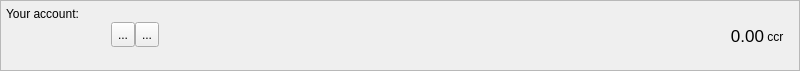
<?xml version="1.0" encoding="UTF-8"?>
<ui version="4.0">
 <class>AccountFrame</class>
 <widget class="QFrame" name="AccountFrame">
  <property name="geometry">
   <rect>
    <x>0</x>
    <y>0</y>
    <width>800</width>
    <height>71</height>
   </rect>
  </property>
  <property name="minimumSize">
   <size>
    <width>0</width>
    <height>70</height>
   </size>
  </property>
  <property name="maximumSize">
   <size>
    <width>16777215</width>
    <height>71</height>
   </size>
  </property>
  <property name="windowTitle">
   <string>Frame</string>
  </property>
  <property name="frameShape">
   <enum>QFrame::StyledPanel</enum>
  </property>
  <property name="frameShadow">
   <enum>QFrame::Plain</enum>
  </property>
  <layout class="QHBoxLayout" name="horizontalLayout_3">
   <property name="spacing">
    <number>0</number>
   </property>
   <property name="leftMargin">
    <number>5</number>
   </property>
   <property name="topMargin">
    <number>0</number>
   </property>
   <property name="rightMargin">
    <number>5</number>
   </property>
   <property name="bottomMargin">
    <number>0</number>
   </property>
   <item>
    <layout class="QVBoxLayout" name="verticalLayout_3">
     <property name="spacing">
      <number>1</number>
     </property>
     <property name="leftMargin">
      <number>0</number>
     </property>
     <property name="rightMargin">
      <number>0</number>
     </property>
     <item>
      <widget class="QLabel" name="label">
       <property name="minimumSize">
        <size>
         <width>0</width>
         <height>20</height>
        </size>
       </property>
       <property name="maximumSize">
        <size>
         <width>16777215</width>
         <height>20</height>
        </size>
       </property>
       <property name="text">
        <string>Your account:</string>
       </property>
       <property name="alignment">
        <set>Qt::AlignBottom|Qt::AlignLeading|Qt::AlignLeft</set>
       </property>
       <property name="margin">
        <number>0</number>
       </property>
       <property name="indent">
        <number>0</number>
       </property>
      </widget>
     </item>
     <item>
      <layout class="QHBoxLayout" name="horizontalLayout">
       <property name="spacing">
        <number>0</number>
       </property>
       <property name="bottomMargin">
        <number>0</number>
       </property>
       <item>
        <widget class="QLabel" name="m_addressLabel">
         <property name="sizePolicy">
          <sizepolicy hsizetype="Minimum" vsizetype="Preferred">
           <horstretch>0</horstretch>
           <verstretch>0</verstretch>
          </sizepolicy>
         </property>
         <property name="minimumSize">
          <size>
           <width>100</width>
           <height>22</height>
          </size>
         </property>
         <property name="maximumSize">
          <size>
           <width>16777215</width>
           <height>22</height>
          </size>
         </property>
         <property name="baseSize">
          <size>
           <width>0</width>
           <height>22</height>
          </size>
         </property>
         <property name="cursor">
          <cursorShape>IBeamCursor</cursorShape>
         </property>
         <property name="toolTip">
          <string>Your receiving address</string>
         </property>
         <property name="whatsThis">
          <string>This is your account address</string>
         </property>
         <property name="text">
          <string/>
         </property>
         <property name="alignment">
          <set>Qt::AlignBottom|Qt::AlignLeading|Qt::AlignLeft</set>
         </property>
         <property name="textInteractionFlags">
          <set>Qt::TextSelectableByKeyboard|Qt::TextSelectableByMouse</set>
         </property>
        </widget>
       </item>
       <item>
        <spacer name="horizontalSpacer_2">
         <property name="orientation">
          <enum>Qt::Horizontal</enum>
         </property>
         <property name="sizeType">
          <enum>QSizePolicy::Fixed</enum>
         </property>
         <property name="sizeHint" stdset="0">
          <size>
           <width>5</width>
           <height>25</height>
          </size>
         </property>
        </spacer>
       </item>
       <item>
        <widget class="QToolButton" name="m_copyButton">
         <property name="minimumSize">
          <size>
           <width>0</width>
           <height>25</height>
          </size>
         </property>
         <property name="toolTip">
          <string>Copy address</string>
         </property>
         <property name="statusTip">
          <string/>
         </property>
         <property name="whatsThis">
          <string/>
         </property>
         <property name="text">
          <string>...</string>
         </property>
         <property name="icon">
          <iconset resource="../../resources.qrc">
           <normaloff>:/icons/copy</normaloff>:/icons/copy</iconset>
         </property>
        </widget>
       </item>
       <item>
        <widget class="QToolButton" name="m_qrButton">
         <property name="minimumSize">
          <size>
           <width>0</width>
           <height>25</height>
          </size>
         </property>
         <property name="toolTip">
          <string>Show QR code</string>
         </property>
         <property name="statusTip">
          <string/>
         </property>
         <property name="text">
          <string>...</string>
         </property>
         <property name="icon">
          <iconset resource="../../resources.qrc">
           <normaloff>:/icons/qrcode</normaloff>:/icons/qrcode</iconset>
         </property>
        </widget>
       </item>
       <item>
        <spacer name="horizontalSpacer">
         <property name="orientation">
          <enum>Qt::Horizontal</enum>
         </property>
         <property name="sizeHint" stdset="0">
          <size>
           <width>0</width>
           <height>25</height>
          </size>
         </property>
        </spacer>
       </item>
       <item>
        <widget class="QLabel" name="totalBalance">
         <property name="sizePolicy">
          <sizepolicy hsizetype="Preferred" vsizetype="Preferred">
           <horstretch>0</horstretch>
           <verstretch>0</verstretch>
          </sizepolicy>
         </property>
         <property name="maximumSize">
          <size>
           <width>16777215</width>
           <height>24</height>
          </size>
         </property>
         <property name="font">
          <font>
           <pointsize>13</pointsize>
           <weight>50</weight>
           <bold>false</bold>
          </font>
         </property>
         <property name="toolTip">
          <string>Total balance</string>
         </property>
         <property name="statusTip">
          <string>Total balance</string>
         </property>
         <property name="text">
          <string>0.00</string>
         </property>
         <property name="alignment">
          <set>Qt::AlignBottom|Qt::AlignRight|Qt::AlignTrailing</set>
         </property>
         <property name="margin">
          <number>0</number>
         </property>
         <property name="textInteractionFlags">
          <set>Qt::TextSelectableByMouse</set>
         </property>
        </widget>
       </item>
       <item>
        <widget class="QLabel" name="label_2">
         <property name="sizePolicy">
          <sizepolicy hsizetype="Preferred" vsizetype="Fixed">
           <horstretch>0</horstretch>
           <verstretch>0</verstretch>
          </sizepolicy>
         </property>
         <property name="minimumSize">
          <size>
           <width>30</width>
           <height>20</height>
          </size>
         </property>
         <property name="maximumSize">
          <size>
           <width>16777215</width>
           <height>20</height>
          </size>
         </property>
         <property name="baseSize">
          <size>
           <width>-1</width>
           <height>20</height>
          </size>
         </property>
         <property name="text">
          <string> ccr</string>
         </property>
         <property name="alignment">
          <set>Qt::AlignBottom|Qt::AlignLeading|Qt::AlignLeft</set>
         </property>
         <property name="margin">
          <number>0</number>
         </property>
        </widget>
       </item>
      </layout>
     </item>
     <item>
      <widget class="QLabel" name="addressStatusLabel">
       <property name="minimumSize">
        <size>
         <width>0</width>
         <height>20</height>
        </size>
       </property>
       <property name="maximumSize">
        <size>
         <width>16777215</width>
         <height>20</height>
        </size>
       </property>
       <property name="text">
        <string/>
       </property>
       <property name="alignment">
        <set>Qt::AlignLeading|Qt::AlignLeft|Qt::AlignTop</set>
       </property>
       <property name="margin">
        <number>0</number>
       </property>
       <property name="indent">
        <number>0</number>
       </property>
      </widget>
     </item>
    </layout>
   </item>
  </layout>
 </widget>
 <resources>
  <include location="../../resources.qrc"/>
 </resources>
 <connections>
  <connection>
   <sender>m_copyButton</sender>
   <signal>clicked()</signal>
   <receiver>AccountFrame</receiver>
   <slot>copyAddress()</slot>
   <hints>
    <hint type="sourcelabel">
     <x>818</x>
     <y>26</y>
    </hint>
    <hint type="destinationlabel">
     <x>422</x>
     <y>295</y>
    </hint>
   </hints>
  </connection>
  <connection>
   <sender>m_qrButton</sender>
   <signal>clicked()</signal>
   <receiver>AccountFrame</receiver>
   <slot>showQR()</slot>
   <hints>
    <hint type="sourcelabel">
     <x>802</x>
     <y>34</y>
    </hint>
    <hint type="destinationlabel">
     <x>494</x>
     <y>35</y>
    </hint>
   </hints>
  </connection>
 </connections>
 <slots>
  <slot>copyAddress()</slot>
 </slots>
</ui>
